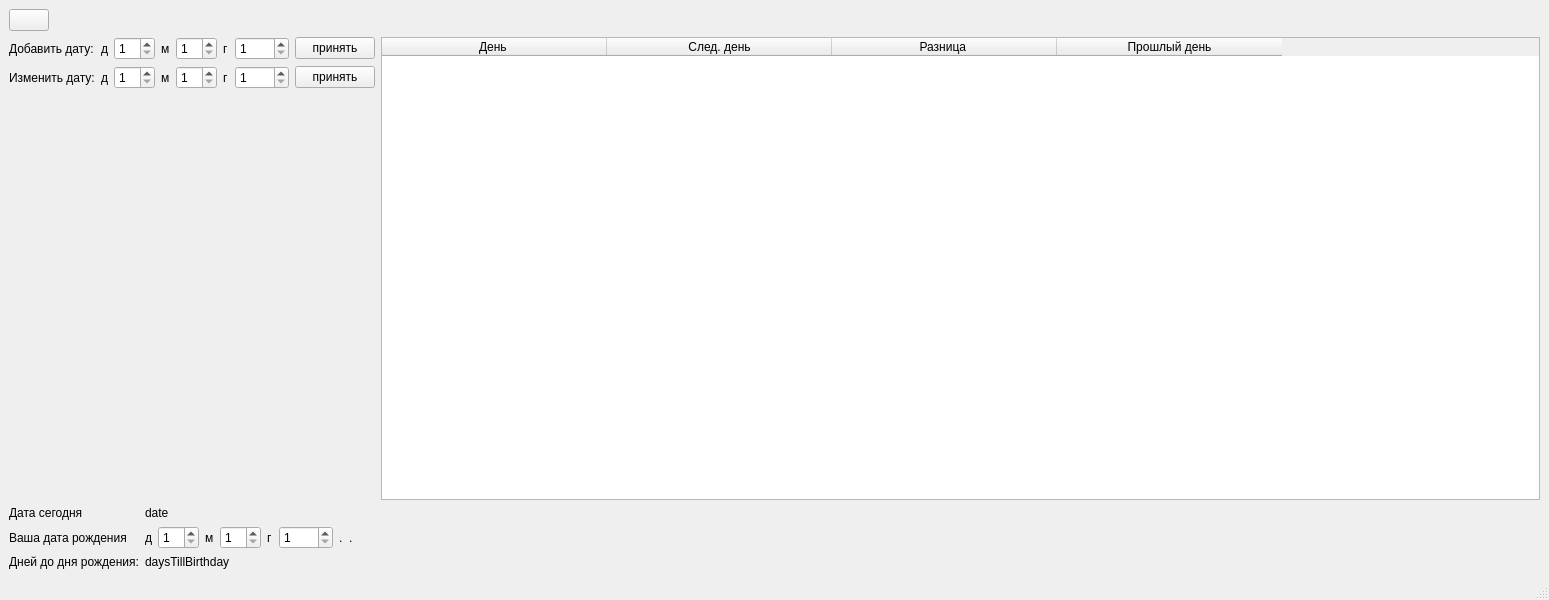
<?xml version="1.0" encoding="UTF-8"?>
<ui version="4.0">
 <class>MainWindow</class>
 <widget class="QMainWindow" name="MainWindow">
  <property name="geometry">
   <rect>
    <x>0</x>
    <y>0</y>
    <width>1549</width>
    <height>600</height>
   </rect>
  </property>
  <property name="windowTitle">
   <string>MainWindow</string>
  </property>
  <widget class="QWidget" name="centralwidget">
   <layout class="QFormLayout" name="formLayout">
    <item row="0" column="0">
     <widget class="QPushButton" name="pushButton_3">
      <property name="text">
       <string/>
      </property>
      <property name="icon">
       <iconset theme="document-open"/>
      </property>
     </widget>
    </item>
    <item row="1" column="1">
     <widget class="QTableWidget" name="tableWidget">
      <property name="minimumSize">
       <size>
        <width>425</width>
        <height>0</height>
       </size>
      </property>
      <property name="frameShape">
       <enum>QFrame::StyledPanel</enum>
      </property>
      <property name="editTriggers">
       <set>QAbstractItemView::NoEditTriggers</set>
      </property>
      <property name="iconSize">
       <size>
        <width>0</width>
        <height>0</height>
       </size>
      </property>
      <property name="showGrid">
       <bool>true</bool>
      </property>
      <property name="rowCount">
       <number>0</number>
      </property>
      <property name="columnCount">
       <number>4</number>
      </property>
      <attribute name="horizontalHeaderCascadingSectionResizes">
       <bool>false</bool>
      </attribute>
      <attribute name="horizontalHeaderDefaultSectionSize">
       <number>225</number>
      </attribute>
      <column>
       <property name="text">
        <string>День </string>
       </property>
      </column>
      <column>
       <property name="text">
        <string>След. день</string>
       </property>
      </column>
      <column>
       <property name="text">
        <string>Разница </string>
       </property>
      </column>
      <column>
       <property name="text">
        <string>Прошлый день</string>
       </property>
      </column>
     </widget>
    </item>
    <item row="1" column="0">
     <layout class="QFormLayout" name="formLayout_3">
      <item row="0" column="0">
       <widget class="QLabel" name="label_11">
        <property name="text">
         <string>Добавить дату:</string>
        </property>
       </widget>
      </item>
      <item row="0" column="1">
       <layout class="QHBoxLayout" name="horizontalLayout_2">
        <item>
         <widget class="QLabel" name="label_12">
          <property name="text">
           <string>д</string>
          </property>
         </widget>
        </item>
        <item>
         <widget class="QSpinBox" name="spinBox_4">
          <property name="minimum">
           <number>1</number>
          </property>
          <property name="maximum">
           <number>31</number>
          </property>
         </widget>
        </item>
        <item>
         <widget class="QLabel" name="label_13">
          <property name="text">
           <string>м</string>
          </property>
         </widget>
        </item>
        <item>
         <widget class="QSpinBox" name="spinBox_5">
          <property name="minimum">
           <number>1</number>
          </property>
          <property name="maximum">
           <number>12</number>
          </property>
         </widget>
        </item>
        <item>
         <widget class="QLabel" name="label_14">
          <property name="text">
           <string>г</string>
          </property>
         </widget>
        </item>
        <item>
         <widget class="QSpinBox" name="spinBox_6">
          <property name="minimum">
           <number>1</number>
          </property>
          <property name="maximum">
           <number>2050</number>
          </property>
         </widget>
        </item>
        <item>
         <widget class="QPushButton" name="pushButton">
          <property name="text">
           <string>принять</string>
          </property>
         </widget>
        </item>
       </layout>
      </item>
      <item row="1" column="0">
       <widget class="QLabel" name="label_15">
        <property name="text">
         <string>Изменить дату:</string>
        </property>
       </widget>
      </item>
      <item row="1" column="1">
       <layout class="QHBoxLayout" name="horizontalLayout_3">
        <item>
         <widget class="QLabel" name="label_16">
          <property name="text">
           <string>д</string>
          </property>
         </widget>
        </item>
        <item>
         <widget class="QSpinBox" name="spinBox_7">
          <property name="minimum">
           <number>1</number>
          </property>
          <property name="maximum">
           <number>31</number>
          </property>
         </widget>
        </item>
        <item>
         <widget class="QLabel" name="label_17">
          <property name="text">
           <string>м</string>
          </property>
         </widget>
        </item>
        <item>
         <widget class="QSpinBox" name="spinBox_8">
          <property name="minimum">
           <number>1</number>
          </property>
          <property name="maximum">
           <number>12</number>
          </property>
         </widget>
        </item>
        <item>
         <widget class="QLabel" name="label_18">
          <property name="text">
           <string>г</string>
          </property>
         </widget>
        </item>
        <item>
         <widget class="QSpinBox" name="spinBox_9">
          <property name="minimum">
           <number>1</number>
          </property>
          <property name="maximum">
           <number>2050</number>
          </property>
         </widget>
        </item>
        <item>
         <widget class="QPushButton" name="pushButton_2">
          <property name="text">
           <string>принять</string>
          </property>
         </widget>
        </item>
       </layout>
      </item>
     </layout>
    </item>
    <item row="3" column="0">
     <layout class="QFormLayout" name="formLayout_2">
      <item row="0" column="0">
       <widget class="QLabel" name="label_2">
        <property name="text">
         <string>Дата сегодня</string>
        </property>
       </widget>
      </item>
      <item row="0" column="1">
       <widget class="QLabel" name="label">
        <property name="text">
         <string>date</string>
        </property>
       </widget>
      </item>
      <item row="1" column="0">
       <widget class="QLabel" name="label_3">
        <property name="text">
         <string>Ваша дата рождения</string>
        </property>
       </widget>
      </item>
      <item row="1" column="1">
       <layout class="QHBoxLayout" name="horizontalLayout">
        <item>
         <widget class="QLabel" name="label_4">
          <property name="text">
           <string>д</string>
          </property>
         </widget>
        </item>
        <item>
         <widget class="QSpinBox" name="spinBox">
          <property name="minimum">
           <number>1</number>
          </property>
          <property name="maximum">
           <number>31</number>
          </property>
         </widget>
        </item>
        <item>
         <widget class="QLabel" name="label_5">
          <property name="text">
           <string>м</string>
          </property>
         </widget>
        </item>
        <item>
         <widget class="QSpinBox" name="spinBox_2">
          <property name="minimum">
           <number>1</number>
          </property>
          <property name="maximum">
           <number>12</number>
          </property>
         </widget>
        </item>
        <item>
         <widget class="QLabel" name="label_6">
          <property name="text">
           <string>г</string>
          </property>
         </widget>
        </item>
        <item>
         <widget class="QSpinBox" name="spinBox_3">
          <property name="minimum">
           <number>1</number>
          </property>
          <property name="maximum">
           <number>2024</number>
          </property>
         </widget>
        </item>
        <item>
         <widget class="QLabel" name="label_7">
          <property name="frameShape">
           <enum>QFrame::NoFrame</enum>
          </property>
          <property name="frameShadow">
           <enum>QFrame::Plain</enum>
          </property>
          <property name="text">
           <string>.</string>
          </property>
         </widget>
        </item>
        <item>
         <widget class="QLabel" name="label_8">
          <property name="text">
           <string>.</string>
          </property>
         </widget>
        </item>
       </layout>
      </item>
      <item row="2" column="0">
       <widget class="QLabel" name="label_9">
        <property name="text">
         <string>Дней до дня рождения:</string>
        </property>
       </widget>
      </item>
      <item row="2" column="1">
       <widget class="QLabel" name="label_10">
        <property name="text">
         <string>daysTillBirthday</string>
        </property>
       </widget>
      </item>
     </layout>
    </item>
   </layout>
  </widget>
  <widget class="QMenuBar" name="menubar">
   <property name="geometry">
    <rect>
     <x>0</x>
     <y>0</y>
     <width>1549</width>
     <height>22</height>
    </rect>
   </property>
  </widget>
  <widget class="QStatusBar" name="statusbar"/>
 </widget>
 <resources/>
 <connections/>
</ui>
